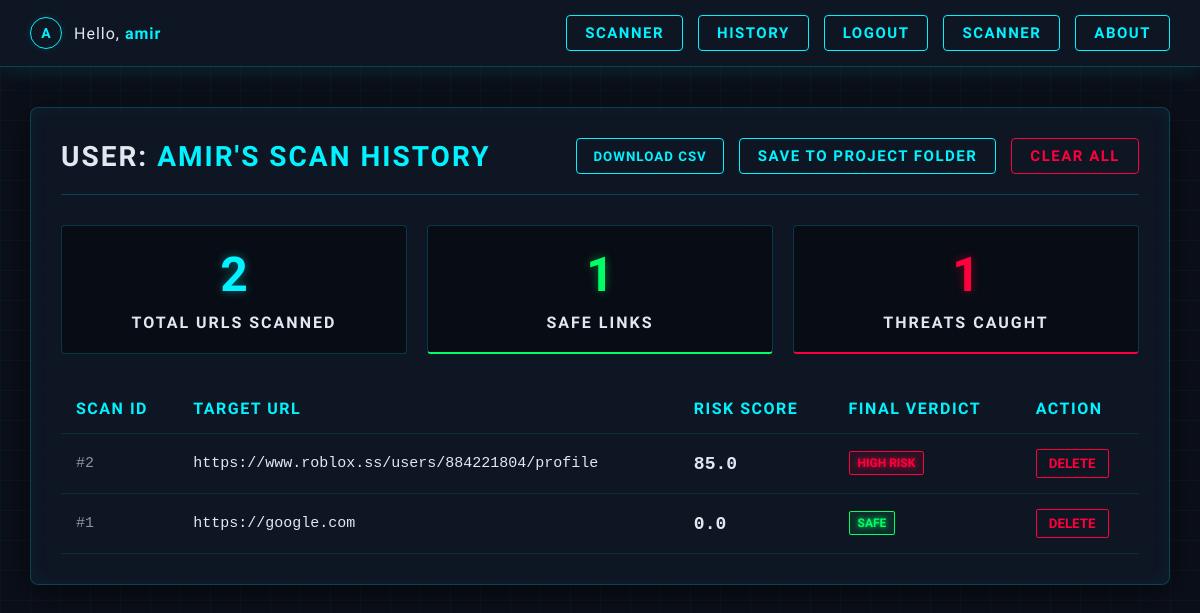
The page /history (signed in) on the database its author committed.
### app.py (models this page shows)
class User(UserMixin, db.Model):
    id = db.Column(db.Integer, primary_key=True)
    username = db.Column(db.String(100), unique=True, nullable=False)
    email = db.Column(db.String(150), unique=True, nullable=False)
    password_hash = db.Column(db.String(200), nullable=False)
    is_verified = db.Column(db.Boolean, default=False)
    scans = db.relationship('ScanHistory', backref='author', lazy=True)

class ScanHistory(db.Model):
    id = db.Column(db.Integer, primary_key=True)
    scan_uuid = db.Column(db.String(36), unique=True, nullable=False)
    url_scanned = db.Column(db.String(500), nullable=False)
    risk_score = db.Column(db.Float, nullable=False)
    status = db.Column(db.String(50), nullable=False)
    user_id = db.Column(db.Integer, db.ForeignKey('user.id'), nullable=True)
    timestamp = db.Column(db.String(50), nullable=False)

### app.py (the view)
@app.route('/history')
@login_required
def history():
    user_scans = ScanHistory.query.filter_by(user_id=current_user.id).order_by(ScanHistory.id.desc()).all()
    total_scans = len(user_scans)
    safe_scans = sum(1 for scan in user_scans if 'low' in scan.status.lower() or 'safe' in scan.status.lower())
    malicious_scans = total_scans - safe_scans
    return render_template('history.html', scans=user_scans, total=total_scans, safe=safe_scans, malicious=malicious_scans)

### app.py (called while the page is built)
@login_manager.user_loader
def load_user(user_id):
    return User.query.get(int(user_id))

### templates/history.html (shortened to what this page needs)
{% extends 'base.html' %}
{% block content %}
<div class="main-layout" style="width: 100%; display: flex; justify-content: center;">
    <div class="content-area" style="width: 100%; max-width: 1200px;">
        <div class="history-card">
            <div class="history-header">
                <h1><span style="color:var(--text);">User:</span> {{ current_user.username }}'s Scan History</h1>
                <div class="action-buttons">
                    {% if scans %}
                        <button id="export-csv-client-btn" class="btn-export-csv" style="cursor: pointer;">Download CSV</button>
                        <button id="export-csv-server-btn" class="btn-outline" style="cursor: pointer;">Save to Project Folder</button>
                        <form action="/clear_history" method="POST" style="margin: 0;">
                            <button type="submit" class="btn-danger" style="cursor: pointer;" onclick="return confirm('Are you sure you want to permanently delete all your scan history?');">Clear All</button>
                        </form>
                    {% endif %}
                </div>
            </div>
            {% if scans %}
            <div class="stats-grid">
                <div class="stat-card">
                    <h3>{{ total }}</h3>
                    <p>Total URLs Scanned</p>
                </div>
                <div class="stat-card safe">
                    <h3>{{ safe }}</h3>
                    <p>Safe Links</p>
                </div>
                <div class="stat-card malicious">
                    <h3>{{ malicious }}</h3>
                    <p>Threats Caught</p>
                </div>
            </div>
            <table>
                <thead>
                    <tr>
                        <th>Scan ID</th>
                        <th>Target URL</th>
                        <th>Risk Score</th>
                        <th>Final Verdict</th>
                        <th>Action</th>
                    </tr>
                </thead>
                <tbody>
                    {% for scan in scans %}
                    <tr>
                        <td style="color: var(--text); opacity: 0.6;">#{{ scans|length - loop.index0 }}</td>
                        <td>{{ scan.url_scanned }}</td>
                        <td class="score">{{ scan.risk_score | round(2) }}</td>
                        <td>
                            {% if 'low' in scan.status.lower() or 'safe' in scan.status.lower() %}
                                <span class="badge badge-low">{{ scan.status }}</span>
                            {% elif 'suspicious' in scan.status.lower() %}
                                <span class="badge badge-medium">{{ scan.status }}</span>
                            {% else %}
                                <span class="badge badge-high">{{ scan.status }}</span>
                            {% endif %}
                        </td>
                        <td>
                            <form action="/delete_scan/{{ scan.id }}" method="POST" style="margin: 0;">
                                <button type="submit" class="btn-delete" onclick="return confirm('Delete this scan from your history?');">Delete</button>
                            </form>
                        </td>
                    </tr>
                    {% endfor %}
                </tbody>
            </table>
            {% else %}
            <div class="empty-state">
                <h3>No records found.</h3>
                <p>You haven't scanned any URLs yet. Head back to the dashboard to run your first analysis.</p>
            </div>
            {% endif %}
        </div>
    </div>
</div>
{% endblock %}

### templates/base.html (shortened to what this page needs)
<!DOCTYPE html>
<html lang="en">
<head>
    <link rel="stylesheet" href="{{ url_for('static', filename='style.css') }}">
</head>
<body>
    <nav class="navbar">
        {% if current_user.is_authenticated %}
            <div class="user-profile">
                <div class="avatar">{{ current_user.username[0]|upper }}</div>
                <span class="greeting">Hello, <strong>{{ current_user.username }}</strong></span>
            </div>
            <a href="{{ url_for('home') }}" class="btn-outline">Scanner</a>
            <a href="{{ url_for('history') }}" class="btn-outline">History</a>
            <a href="{{ url_for('logout') }}" class="btn-outline">Logout</a>
            <a href="{{ url_for('home') }}" class="btn-outline">Scanner</a>
            <a href="{{ url_for('about') }}" class="btn-outline">About</a>
        {% else %}
            <a href="{{ url_for('login') }}" class="btn-outline">Login</a>
            <a href="{{ url_for('home') }}" class="btn-outline">Scanner</a>
            <a href="{{ url_for('about') }}" class="btn-outline">About</a>
        {% endif %}
    </nav>
    <div class="container">
        {% block content %}
        {% endblock %}
    </div>
</body>
</html>

### rows shown on the page
User: username "A", username "amir", username "AMIR"
ScanHistory: index0 "2", url_scanned "https://www.roblox.ss/users/884221804/profile", risk_score "85.0", status "HIGH RISK"
ScanHistory: index0 "1", url_scanned "https://google.com", risk_score "0.0", status "SAFE"

### other values the page prints
{{ total }} "2"
{{ safe }} "1"
{{ malicious }} "1"
